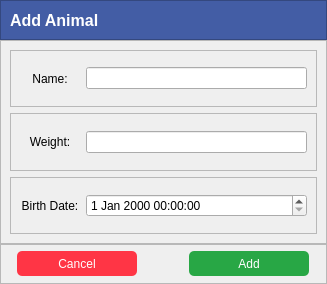
<?xml version="1.0" encoding="UTF-8"?>
<ui version="4.0">
 <class>Dialog</class>
 <widget class="QDialog" name="Dialog">
  <property name="windowModality">
   <enum>Qt::WindowModal</enum>
  </property>
  <property name="geometry">
   <rect>
    <x>0</x>
    <y>0</y>
    <width>327</width>
    <height>284</height>
   </rect>
  </property>
  <property name="font">
   <font>
    <family>Segoe UI</family>
   </font>
  </property>
  <property name="windowTitle">
   <string>Dialog</string>
  </property>
  <layout class="QVBoxLayout" name="verticalLayout">
   <property name="spacing">
    <number>0</number>
   </property>
   <property name="leftMargin">
    <number>0</number>
   </property>
   <property name="topMargin">
    <number>0</number>
   </property>
   <property name="rightMargin">
    <number>0</number>
   </property>
   <property name="bottomMargin">
    <number>0</number>
   </property>
   <item>
    <widget class="QFrame" name="frame_2">
     <property name="maximumSize">
      <size>
       <width>16777215</width>
       <height>40</height>
      </size>
     </property>
     <property name="styleSheet">
      <string notr="true">color: rgb(255, 255, 255);
background-color: rgb(67, 93, 165);</string>
     </property>
     <property name="frameShape">
      <enum>QFrame::StyledPanel</enum>
     </property>
     <property name="frameShadow">
      <enum>QFrame::Raised</enum>
     </property>
     <layout class="QHBoxLayout" name="horizontalLayout_2">
      <item>
       <widget class="QLabel" name="label">
        <property name="font">
         <font>
          <family>Segoe UI</family>
          <pointsize>12</pointsize>
          <weight>75</weight>
          <bold>true</bold>
         </font>
        </property>
        <property name="text">
         <string>Add Animal</string>
        </property>
       </widget>
      </item>
     </layout>
    </widget>
   </item>
   <item>
    <widget class="QFrame" name="frame">
     <property name="frameShape">
      <enum>QFrame::StyledPanel</enum>
     </property>
     <property name="frameShadow">
      <enum>QFrame::Raised</enum>
     </property>
     <layout class="QVBoxLayout" name="verticalLayout_2">
      <item>
       <widget class="QFrame" name="frame_4">
        <property name="frameShape">
         <enum>QFrame::StyledPanel</enum>
        </property>
        <property name="frameShadow">
         <enum>QFrame::Raised</enum>
        </property>
        <layout class="QHBoxLayout" name="horizontalLayout_3">
         <item>
          <widget class="QLabel" name="label_3">
           <property name="minimumSize">
            <size>
             <width>60</width>
             <height>0</height>
            </size>
           </property>
           <property name="maximumSize">
            <size>
             <width>60</width>
             <height>16777215</height>
            </size>
           </property>
           <property name="font">
            <font>
             <family>Segoe UI</family>
            </font>
           </property>
           <property name="text">
            <string>Name:</string>
           </property>
           <property name="alignment">
            <set>Qt::AlignCenter</set>
           </property>
          </widget>
         </item>
         <item>
          <widget class="QLineEdit" name="txt_name">
           <property name="minimumSize">
            <size>
             <width>150</width>
             <height>0</height>
            </size>
           </property>
           <property name="maximumSize">
            <size>
             <width>300</width>
             <height>16777215</height>
            </size>
           </property>
           <property name="font">
            <font>
             <family>Segoe UI</family>
            </font>
           </property>
          </widget>
         </item>
        </layout>
       </widget>
      </item>
      <item>
       <widget class="QFrame" name="frame_5">
        <property name="frameShape">
         <enum>QFrame::StyledPanel</enum>
        </property>
        <property name="frameShadow">
         <enum>QFrame::Raised</enum>
        </property>
        <layout class="QHBoxLayout" name="horizontalLayout_4">
         <item>
          <widget class="QLabel" name="label_4">
           <property name="minimumSize">
            <size>
             <width>60</width>
             <height>0</height>
            </size>
           </property>
           <property name="maximumSize">
            <size>
             <width>60</width>
             <height>16777215</height>
            </size>
           </property>
           <property name="font">
            <font>
             <family>Segoe UI</family>
            </font>
           </property>
           <property name="text">
            <string>Weight:</string>
           </property>
           <property name="alignment">
            <set>Qt::AlignCenter</set>
           </property>
          </widget>
         </item>
         <item>
          <widget class="QLineEdit" name="txt_weight">
           <property name="minimumSize">
            <size>
             <width>150</width>
             <height>0</height>
            </size>
           </property>
           <property name="maximumSize">
            <size>
             <width>300</width>
             <height>16777215</height>
            </size>
           </property>
           <property name="font">
            <font>
             <family>Segoe UI</family>
            </font>
           </property>
          </widget>
         </item>
        </layout>
       </widget>
      </item>
      <item>
       <widget class="QFrame" name="frame_6">
        <property name="frameShape">
         <enum>QFrame::StyledPanel</enum>
        </property>
        <property name="frameShadow">
         <enum>QFrame::Raised</enum>
        </property>
        <layout class="QHBoxLayout" name="horizontalLayout_5">
         <item>
          <widget class="QLabel" name="label_5">
           <property name="minimumSize">
            <size>
             <width>60</width>
             <height>0</height>
            </size>
           </property>
           <property name="maximumSize">
            <size>
             <width>60</width>
             <height>16777215</height>
            </size>
           </property>
           <property name="font">
            <font>
             <family>Segoe UI</family>
            </font>
           </property>
           <property name="text">
            <string>Birth Date:</string>
           </property>
           <property name="alignment">
            <set>Qt::AlignCenter</set>
           </property>
          </widget>
         </item>
         <item>
          <widget class="QDateTimeEdit" name="date_time_birth">
           <property name="minimumSize">
            <size>
             <width>150</width>
             <height>0</height>
            </size>
           </property>
           <property name="maximumSize">
            <size>
             <width>300</width>
             <height>16777215</height>
            </size>
           </property>
          </widget>
         </item>
        </layout>
       </widget>
      </item>
     </layout>
    </widget>
   </item>
   <item>
    <widget class="QFrame" name="frame_3">
     <property name="maximumSize">
      <size>
       <width>16777215</width>
       <height>40</height>
      </size>
     </property>
     <property name="frameShape">
      <enum>QFrame::StyledPanel</enum>
     </property>
     <property name="frameShadow">
      <enum>QFrame::Raised</enum>
     </property>
     <layout class="QHBoxLayout" name="horizontalLayout" stretch="0,0,0">
      <property name="spacing">
       <number>0</number>
      </property>
      <property name="leftMargin">
       <number>0</number>
      </property>
      <property name="topMargin">
       <number>0</number>
      </property>
      <property name="rightMargin">
       <number>0</number>
      </property>
      <property name="bottomMargin">
       <number>0</number>
      </property>
      <item>
       <widget class="QPushButton" name="bt_cancel">
        <property name="minimumSize">
         <size>
          <width>70</width>
          <height>25</height>
         </size>
        </property>
        <property name="maximumSize">
         <size>
          <width>120</width>
          <height>25</height>
         </size>
        </property>
        <property name="font">
         <font>
          <family>Segoe UI</family>
         </font>
        </property>
        <property name="styleSheet">
         <string notr="true">QPushButton {	
	background-color: rgb(255, 53, 69);
	border-radius: 5px;
	color: rgb(255,255,255);
}
QPushButton:hover {	
	background-color: rgb(180, 35, 51);
}
QPushButton:pressed {	
	background-color: rgb(255, 53, 69);
}</string>
        </property>
        <property name="text">
         <string>Cancel</string>
        </property>
        <property name="icon">
         <iconset resource="file_rc.qrc">
          <normaloff>:/Icon/images/baseline_cancel_white_24dp.png</normaloff>:/Icon/images/baseline_cancel_white_24dp.png</iconset>
        </property>
       </widget>
      </item>
      <item>
       <widget class="QLabel" name="label_2">
        <property name="minimumSize">
         <size>
          <width>20</width>
          <height>0</height>
         </size>
        </property>
        <property name="maximumSize">
         <size>
          <width>20</width>
          <height>16777215</height>
         </size>
        </property>
        <property name="text">
         <string/>
        </property>
       </widget>
      </item>
      <item>
       <widget class="QPushButton" name="bt_add">
        <property name="minimumSize">
         <size>
          <width>70</width>
          <height>25</height>
         </size>
        </property>
        <property name="maximumSize">
         <size>
          <width>120</width>
          <height>25</height>
         </size>
        </property>
        <property name="font">
         <font>
          <family>Segoe UI</family>
         </font>
        </property>
        <property name="styleSheet">
         <string notr="true">QPushButton {	
	background-color: rgb(40, 167, 69);
	border-radius: 5px;
	color: rgb(255,255,255);
}
QPushButton:hover {	
	background-color: rgb(33, 136, 56);
}
QPushButton:pressed {	
	background-color: rgb(40, 167, 69);
}</string>
        </property>
        <property name="text">
         <string>Add</string>
        </property>
        <property name="icon">
         <iconset resource="file_rc.qrc">
          <normaloff>:/Icon/images/add.png</normaloff>:/Icon/images/add.png</iconset>
        </property>
       </widget>
      </item>
     </layout>
    </widget>
   </item>
  </layout>
 </widget>
 <resources>
  <include location="file_rc.qrc"/>
 </resources>
 <connections/>
</ui>
